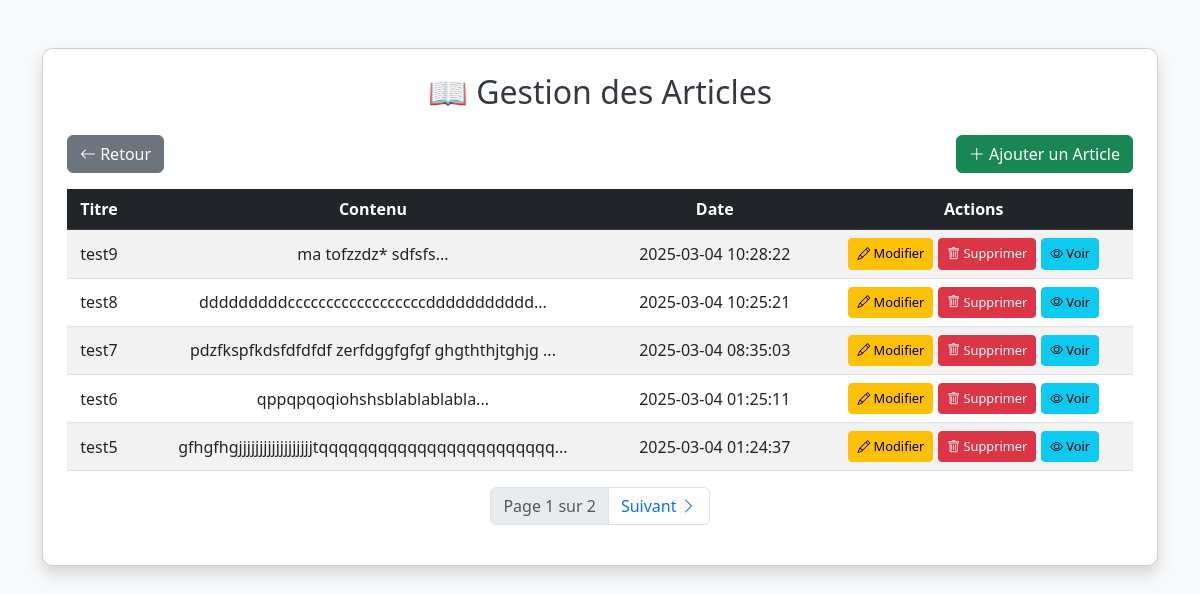
The app's page /admin/articles.php (signed in) with its own data.
### tables this page shows
CREATE TABLE `articles` (
  `id` int(11) NOT NULL,
  `title` varchar(255) NOT NULL,
  `content` text NOT NULL,
  `image` varchar(255) DEFAULT NULL,
  `created_at` timestamp NOT NULL DEFAULT current_timestamp()
);

### admin/articles.php (the view, shortened to what this page needs)
<?php
require '../includes/config.php';
$articles_par_page = 5;
$page = isset($_GET['page']) ? (int)$_GET['page'] : 1;
$offset = ($page - 1) * $articles_par_page;
$total_articles = $pdo->query("SELECT COUNT(*) FROM articles")->fetchColumn();
$total_pages = ceil($total_articles / $articles_par_page);
$stmt = $pdo->prepare("SELECT * FROM articles ORDER BY id DESC LIMIT :limit OFFSET :offset");
$stmt->bindValue(':limit', $articles_par_page, PDO::PARAM_INT);
$stmt->bindValue(':offset', $offset, PDO::PARAM_INT);
$stmt->execute();
$articles = $stmt->fetchAll(PDO::FETCH_ASSOC);
?>
<!DOCTYPE html>
<html lang="fr">
<head>
    <link href="https://cdn.jsdelivr.net/npm/bootstrap@5.3.0/dist/css/bootstrap.min.css" rel="stylesheet">
    <link href="https://cdn.jsdelivr.net/npm/bootstrap-icons/font/bootstrap-icons.css" rel="stylesheet">
    <link rel="stylesheet" href="../public/assets/css/styles.css">
</head>
<body>
    <div class="container mt-5">
        <div class="card shadow p-4">
            <h2 class="text-center mb-4">📖 Gestion des Articles</h2>
            <div class="d-flex justify-content-between mb-3">
                <a href="dashboard.php" class="btn btn-secondary"><i class="bi bi-arrow-left"></i> Retour</a>
                <a href="article_add.php" class="btn btn-success"><i class="bi bi-plus-lg"></i> Ajouter un Article</a>
            </div>
            <div class="table-responsive">
                <table class="table table-striped table-hover">
                    <thead class="table-dark">
                        <tr>
                            <th>Titre</th>
                            <th class="content-col">Contenu</th>
                            <th>Date</th>
                            <th>Actions</th>
                        </tr>
                    </thead>
                    <tbody>
                        <?php foreach ($articles as $article): ?>
                            <tr>
                                <td><?= htmlspecialchars($article['title']) ?></td>
                                <td class="content-col"><?= htmlspecialchars(substr($article['content'], 0, 50)) ?>...</td>
                                <td><?= htmlspecialchars($article['created_at']) ?></td>
                                <td>
                                    <div class="action-buttons">
                                        <a href="article_edit.php?id=<?= $article['id'] ?>" class="btn btn-warning btn-sm">
                                            <i class="bi bi-pencil"></i> Modifier
                                        </a>
                                        <button class="btn btn-danger btn-sm" data-bs-toggle="modal" data-bs-target="#deleteModal"
                                                data-id="<?= $article['id'] ?>" data-title="<?= htmlspecialchars($article['title']) ?>">
                                            <i class="bi bi-trash"></i> Supprimer
                                        </button>
                                        <a href="article_view.php?id=<?= $article['id'] ?>" class="btn btn-info btn-sm">
                                            <i class="bi bi-eye"></i> Voir
                                        </a>
                                    </div>
                                </td>
                            </tr>
                        <?php endforeach; ?>
                    </tbody>
                </table>
            </div>
            <nav>
                <ul class="pagination justify-content-center">
                    <li class="page-item disabled">
                        <span class="page-link">Page <?= $page ?> sur <?= $total_pages ?></span>
                    </li>
                    <?php if ($page < $total_pages): ?>
                        <li class="page-item">
                            <a class="page-link" href="?page=<?= $page + 1 ?>">Suivant <i class="bi bi-chevron-right"></i></a>
                        </li>
                    <?php endif; ?>
                </ul>
            </nav>
        </div>
    </div>
</body>
</html>

### public/assets/css/styles.css (style rules this page uses)
.table td, .table th { vertical-align: middle; text-align: center; }
.content-col { max-width: 500px; white-space: nowrap; overflow: hidden; text-overflow: ellipsis; }
.action-buttons { display: flex; gap: 5px; justify-content: center; }
.btn-sm { font-size: 0.8rem; padding: 5px 8px; }
.table-responsive { overflow-x: auto; }
body { background-color: #f8f9fa; }
.card { border-radius: 10px; }
h2 { color: #343a40; }

### records on screen
articles: title "test9", content "ma tofzzdz* sdfsfs", created_at "2025-03-04 10:28:22"
articles: title "test8", content "dddddddddccccccccccccccccccddddddddddd", created_at "2025-03-04 10:25:21"
articles: title "test7", content "pdzfkspfkdsfdfdfdf zerfdggfgfgf ghgththjtghjg", created_at "2025-03-04 08:35:03"
articles: title "test6", content "qppqpqoqiohshsblablablabla", created_at "2025-03-04 01:25:11"
articles: title "test5", content "gfhgfhgjjjjjjjjjjjjjjjjjjtqqqqqqqqqqqqqqqqqqqqqqqq", created_at "2025-03-04 01:24:37"

### other values on screen
$page "1"
$total_pages "2"
